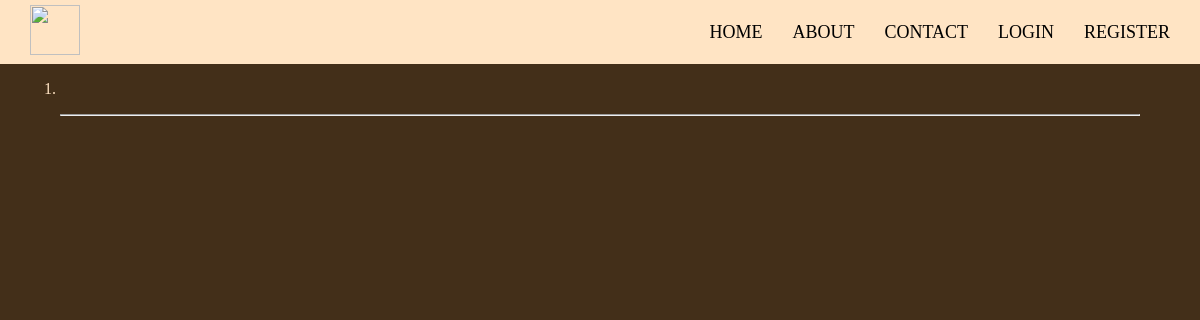
The app's page /article_detail/4, older data.
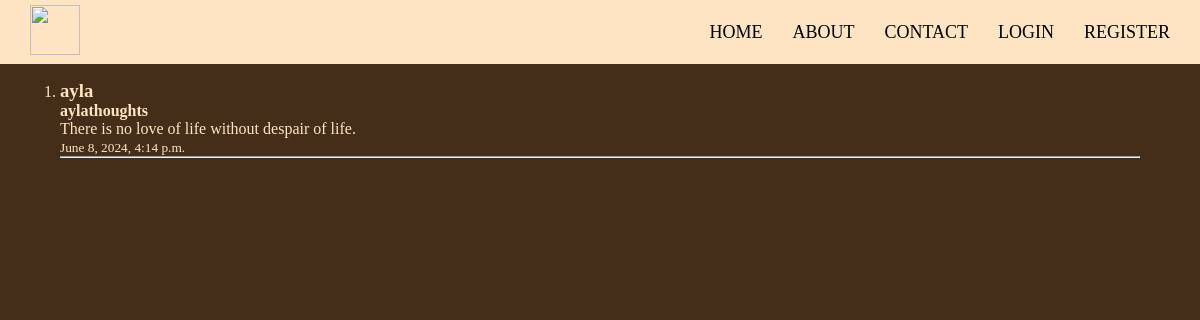
The same page, newer data.
### article/models.py (models this page shows, shortened)
class Article(models.Model):
    author = models.ForeignKey("auth.User", on_delete=models.CASCADE)
    title = models.CharField(max_length=150)
    content = models.TextField(max_length=500)
    created_date = models.DateTimeField(auto_now_add=True)

### article/views.py (the view)
# urls.py: path("article_detail/<int:id>", article_detail, name="article_detail"),
def article_detail(request, id):
    article = Article.objects.filter(id=id).first()
    context = {"article" : article}
    return render(request, "article_detail.html", context)

### templates/article_detail.html (shortened to what this page needs)
{% extends "base.html" %}
{% block body %}
   <div class="articles">
   <ul>
       <li>
        <h3>{{article.author}}</h3>
        <h4>{{article.title}}</h4>
        <p>{{article.content}}</p>
        <small>{{article.created_date}}</small>
      </li>
      <hr>
    </div>
{% endblock body %}

Row changes from the older to the newer data that the page shows:
added Article: author "ayla", title "aylathoughts", content "There is no love of life without despair of life.", created_date "June 8, 2024, 4:14 p.m."
